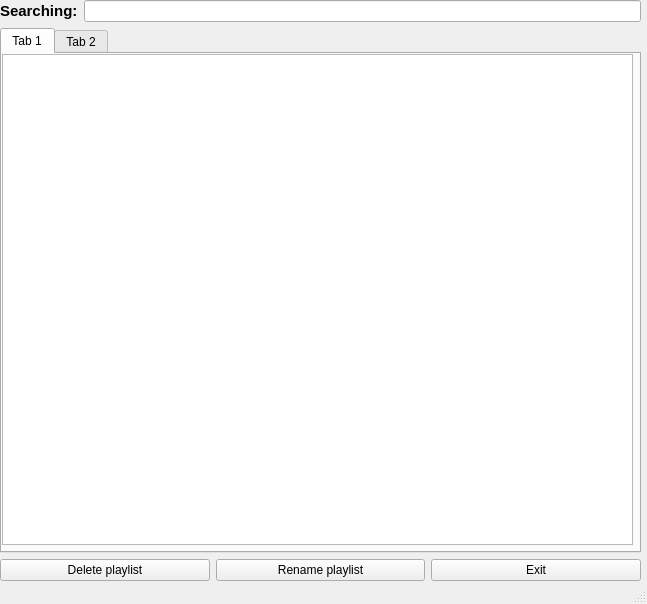
<?xml version="1.0" encoding="UTF-8"?>
<ui version="4.0">
 <class>MainWindow</class>
 <widget class="QMainWindow" name="MainWindow">
  <property name="geometry">
   <rect>
    <x>0</x>
    <y>0</y>
    <width>647</width>
    <height>604</height>
   </rect>
  </property>
  <property name="windowTitle">
   <string>MainWindow</string>
  </property>
  <widget class="QWidget" name="centralwidget">
   <widget class="QWidget" name="verticalLayoutWidget">
    <property name="geometry">
     <rect>
      <x>0</x>
      <y>0</y>
      <width>641</width>
      <height>581</height>
     </rect>
    </property>
    <layout class="QVBoxLayout" name="verticalLayout">
     <property name="sizeConstraint">
      <enum>QLayout::SetMinAndMaxSize</enum>
     </property>
     <item>
      <layout class="QHBoxLayout" name="horizontalLayout">
       <item>
        <widget class="QLabel" name="label">
         <property name="font">
          <font>
           <family>Arial</family>
           <pointsize>11</pointsize>
           <weight>75</weight>
           <bold>true</bold>
          </font>
         </property>
         <property name="text">
          <string>Searching:</string>
         </property>
        </widget>
       </item>
       <item>
        <widget class="QLineEdit" name="lineEdit"/>
       </item>
      </layout>
     </item>
     <item>
      <widget class="QTabWidget" name="tabWidget">
       <property name="currentIndex">
        <number>0</number>
       </property>
       <widget class="QWidget" name="tab">
        <attribute name="title">
         <string>Tab 1</string>
        </attribute>
        <widget class="QListWidget" name="listWidget_3">
         <property name="geometry">
          <rect>
           <x>0</x>
           <y>0</y>
           <width>631</width>
           <height>491</height>
          </rect>
         </property>
        </widget>
       </widget>
       <widget class="QWidget" name="tab_2">
        <attribute name="title">
         <string>Tab 2</string>
        </attribute>
        <widget class="QListWidget" name="listWidget_4">
         <property name="geometry">
          <rect>
           <x>0</x>
           <y>0</y>
           <width>631</width>
           <height>491</height>
          </rect>
         </property>
        </widget>
       </widget>
      </widget>
     </item>
     <item>
      <layout class="QHBoxLayout" name="horizontalLayout_2">
       <item>
        <widget class="QPushButton" name="pushButton_7">
         <property name="text">
          <string>Delete playlist</string>
         </property>
        </widget>
       </item>
       <item>
        <widget class="QPushButton" name="pushButton_9">
         <property name="text">
          <string>Rename playlist</string>
         </property>
        </widget>
       </item>
       <item>
        <widget class="QPushButton" name="pushButton">
         <property name="text">
          <string>Exit</string>
         </property>
        </widget>
       </item>
      </layout>
     </item>
    </layout>
   </widget>
  </widget>
  <widget class="QStatusBar" name="statusbar"/>
 </widget>
 <resources/>
 <connections/>
</ui>
